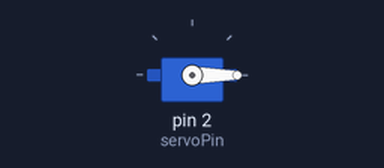
A sketch run on a simulated Arduino Uno, built with avr-gcc and run on an emulated ATmega328P. Shown: servo.

Above: at 0.05 s.
At 4.75 s:
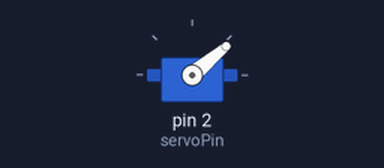
At 9.45 s:
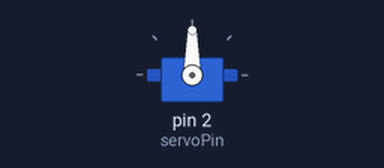
At 18.95 s:
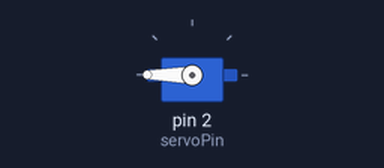
Timing chart, 0 to 24.7 s (numbered marks = the images above):
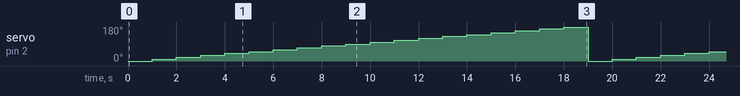

Measured:
- by itself, servo on pin 2 (servoPin): ramps from 0° to 180° and jumps back, once every 19.0 s

The sketch:

servo.ino
```cpp
#include <Servo.h>

Servo servo;
int servoPin = 2;

void setup() {
servo.attach(servoPin);
servo.write(0);
}

void loop() {
  servo.write(0);
  for(int i = 0; i <= 180; i=i+10){
servo.write(i);
delay(1000);
}
}
```
